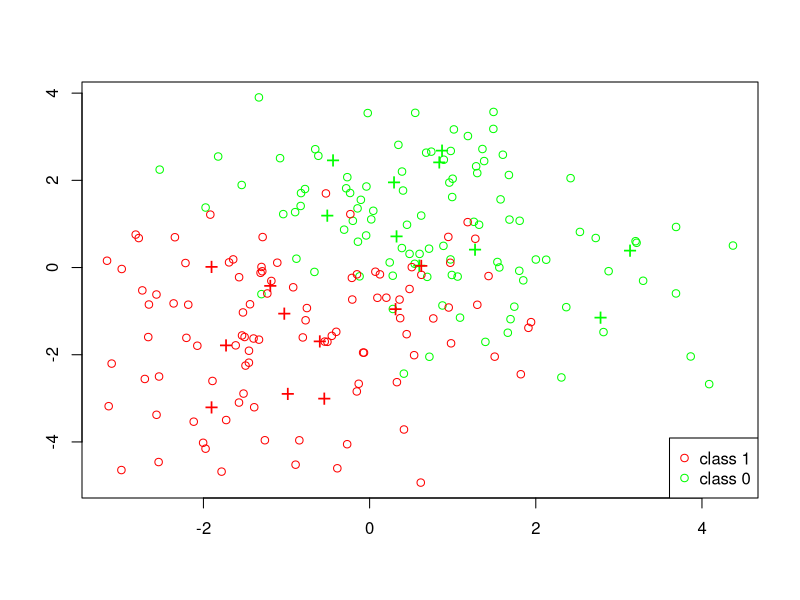

The R script that drew this image: (Note: a time limit stopped this script after it produced the figure.)
## ---- chunk 1
# Set Seed
set.seed(235)

# import necessary libraries
library(class)

csize = 10
p = 2        
s_centers = 1
s_x = 1
#s_x = sqrt(1/2); 

m1 = matrix(rnorm(csize*p), csize, p)*s_centers + cbind( rep(1.0,csize), rep(1.0,csize) )
m0 = matrix(rnorm(csize*p), csize, p)*s_centers + cbind( rep(-1.0,csize), rep(-1.0,csize) )
## ---- chunk 2
# Training sample of size 200
n = 100
id1 = sample(1:csize, n, replace=TRUE)
id0 = sample(1:csize, n, replace=TRUE)  
traindata = matrix(rnorm(2*n*p), 2*n, p)*s_x + rbind(m1[id1,], m0[id0,])
dim(traindata)
Ytrain = rep(c(1, 0), each = n)

# Test sample of size 10,000

N = 5000
# Allocate the n samples for class 1  to the 10 clusters
id1 = sample(1:csize, N, replace=TRUE)
# Allocate the n samples for class 1 to the 10 clusters
id0 = sample(1:csize, N, replace=TRUE)  
testdata = matrix(rnorm(2*N*p), 2*N, p)*s_x + rbind(m1[id1,], m0[id0,])
dim(testdata)
Ytest = rep(c(1, 0), each = N)
## ---- chunk 3
plot(traindata[,1], traindata[,2], type="n", xlab="", ylab="")
points(traindata[1:n,1], traindata[1:n,2], col="green")
points(traindata[(n+1):(2*n),1], traindata[(n+1):(2*n),2], col="red")
points(m1[1:csize,1], m1[1:csize,2], pch="+", cex=1.5, col="green")
points(m0[1:csize,1], m0[1:csize,2], pch="+", cex=1.5, col="red");   
legend("bottomright", pch = c(1,1), col = c("red", "green"), legend = c("class 1", "class 0"))
## ---- chunk 4
# Euclidean helper function
euclidean_distance = function(point1, point2) {
  if (length(point1) == length(point2)) {
    return(sqrt(sum((point1 - point2)^2)))
  } else {
    stop('Vectors must be of the same length')
  }
}



knn_from_scratch = function(train, test, truth, k) {
  
  expanded_test_data = matrix(rep(test,each = nrow(train)), ncol=2)
  expanded_train_data = matrix(rep(t(train), times = nrow(test)), ncol=2, byrow = TRUE)
  # Repeat test rows to subtract from corresponding training rows
  
  train_less_test = expanded_train_data - expanded_test_data
  train_less_test_sum_squares = rowSums(train_less_test^2)
  neighbor_distances = matrix(sqrt(train_less_test_sum_squares),nrow=nrow(test), byrow=TRUE)
  # Take the sum of squares of the difference between test points from training points
  # Uses vector functionality to calculate each point's distance to neighbors
  
  nearest_neighbor_address = function(j) {
    return(head(order(j),k))
  }
  # Function to get k nearest neighbors (temp variable j for k)
  
  neighborhood_votes = apply(neighbor_distances, 1, nearest_neighbor_address)
  # Return address of each row's nearest neighbor
  
  neighborhood_votes_v = matrix(truth[neighborhood_votes], nrow=nrow(test), byrow=TRUE)
  # Collect votes from nearest neighbor
  
  determine_winner = function(point){
    if (sum(point) > k/2) {
      return(1)
    } else if (sum(point) < k/2) {
      return(0)
    } else {
      return(sample(0:1, 1))
    }
  }
  # Determine winner given votes of k nearest neighbors. Ties are broken randomly.
  
  predictions = apply(neighborhood_votes_v, 1, determine_winner)
  return(predictions)
}
## ---- chunk 5
# k = 1
print("k = 1")
baseline_test.pred = knn(traindata, testdata, Ytrain, k=1)
table(Ytest, baseline_test.pred)
implementation_test.pred = knn_from_scratch(traindata, testdata, Ytrain, k=1)
table(Ytest, implementation_test.pred)

# k = 3
print("k = 3")
baseline_test.pred = knn(traindata, testdata, Ytrain, k=3)
table(Ytest, baseline_test.pred)
implementation_test.pred = knn_from_scratch(traindata, testdata, Ytrain, k=3)
table(Ytest, implementation_test.pred)

# k = 5
print("k = 5")
baseline_test.pred = knn(traindata, testdata, Ytrain, k=5)
table(Ytest, baseline_test.pred)
implementation_test.pred = knn_from_scratch(traindata, testdata, Ytrain, k=5)
table(Ytest, implementation_test.pred)
## ---- chunk 6
get_best_k = function(x, y) {
  
  # init variables for looping through k values
  max_k = 180
  fold_count = 10
  k_values = 1:max_k
  average_errors = rep(0, max_k)
  fold_size = floor(nrow(x) / fold_count)
  random_idx = sample(1:nrow(x))

  # loop through values of k, for each, calculate n-fold cv error
  for (k in k_values){
    # cumulative error for averaging out at the end
      error = 0
      
    for (fold in 1:fold_count){
      # calculate the index for train/validate for this fold 
      # do this by getting ordered idx (e.g. 1:10), then using that to get rand idx
      ordered_val_idx = ((fold - 1) * fold_size + 1) : (fold * fold_size)
      val_idx = random_idx[ordered_val_idx]
      
      # split data into train/val. Use negative index to exclude ones we don't want
      fold_train_x = x[-val_idx, ]
      fold_train_y = y[-val_idx]
      fold_val_x = x[val_idx, ]
      fold_val_y = y[val_idx]
      
      # Make prediction
      fold_predicted_y = knn(fold_train_x, fold_val_x, fold_train_y, k=k)
        
      # Sum the error
      error = error + sum(fold_predicted_y != fold_val_y)
    }
      
    # Add error to array to track
    average_errors[k] = error / fold_count
  }
  
  # uncomment to debug
  # plot(average_errors, xlab="k", ylab="Average error count", main="Error vs K")
  
  # Find lowest error (larger k breaks tie) which.max returns first, so reversing
  # array will get us last
  min_idx = length(average_errors) - which.min(rev(average_errors)) + 1
  min_error = average_errors[min_idx]
  best_k = k_values[min_idx]

return(best_k)
}
## ---- chunk 7
# now train model using our preferred k
best_k = get_best_k(traindata, Ytrain)
predicted = knn(traindata, testdata, Ytrain, k=best_k)
actual = Ytest
print(table(actual, predicted))
print(paste0("The value of the selected k is ", best_k))
## ---- chunk 8
# now train model using our preferred k
bayes_rule = function(x, s, m1, m0) {
  # x = x values 
  # s = sigma used to generate x
  # m0 = means of class 0 (for each center)
  # m1 - means of class 1 (for each center)
  
  # from assignment 1 (campuswire #36)
  
  # initialize variables for loop
  center_count = nrow(m1)
  numerator = rep(0, nrow(x))
  denominator  = rep(0, nrow(x))
  
  # iterate through centers, and sum for each
  for(center in 1:center_count){
    current_m1 = m1[center, ]
    current_m0 = m0[center, ]
    
    # get norm of each row
    m1_norm = apply(x - current_m1, 1, function(row) sqrt(sum(row^2)))
    m0_norm = apply(x - current_m0, 1, function(row) sqrt(sum(row^2)))
    
    # calculate numerator and denominator portions for each center
    denominator = denominator + exp(-m1_norm / (2 * s^2))    
    numerator = numerator + exp(-m0_norm / (2 * s^2))

  }
  
  # return 1 if numerator is bigger else 0
  return(as.numeric(numerator >= denominator))
}
## ---- chunk 9
# get prediction, output to table 
predicted = bayes_rule(testdata, s_x, m1, m0)
actual = Ytest
print(table(actual, predicted))
## ---- chunk 10
# parameters for the simulation
n_sims = 50
n_train = 200
n_test = 10000

# initialize data collection 
errors = matrix(0, nrow=n_sims, ncol=3)
best_ks = rep(0, n_sims)

# iterate, run each simulation
for (sim in 1:n_sims) {
  
  #####  generate data #####
  n = n_train/2
  id1 = sample(1:csize, n, replace=TRUE)
  id0 = sample(1:csize, n, replace=TRUE)  
  train_x = matrix(rnorm(2*n*p), 2*n, p)*s_x + rbind(m1[id1,], m0[id0,])
  train_y = rep(c(1, 0), each = n)

  N = n_test/2
  # Allocate the n samples for class 1  to the 10 clusters
  id1 = sample(1:csize, N, replace=TRUE)
  # Allocate the n samples for class 1 to the 10 clusters
  id0 = sample(1:csize, N, replace=TRUE)  
  test_x = matrix(rnorm(2*N*p), 2*N, p)*s_x + rbind(m1[id1,], m0[id0,])
  test_y = rep(c(1, 0), each = N)
  
  #####  run the models #####
  # knn with K  7
  predicted_y_knn7 = knn(train_x, test_x, train_y, k=7)
  
  # knn with best k
  best_k = get_best_k(train_x, train_y)
  predicted_y_knn_best = knn(train_x, test_x, train_y, k=best_k)
 
  # bayes 
  predicted_y_bayes = bayes_rule(test_x, s_centers, m1, m0)
  
  #####  store output data #####
  errors[sim, 1] = sum(predicted_y_knn7 != test_y) / n_test
  errors[sim, 2] = sum(predicted_y_knn_best != test_y) / n_test
  errors[sim, 3] = sum(predicted_y_bayes != test_y) / n_test
  best_ks[sim] = best_k
}

boxplot(errors, 
        main = 'Model Error for 50-iteration Simulation Study',
        xlab = 'Model',
        ylab = 'Error rate',
        names = c('kNN, k = 7', 'kNN, Optimal k', 'Bayes rule')
        )
## ---- chunk 11
print(summary(best_ks))
